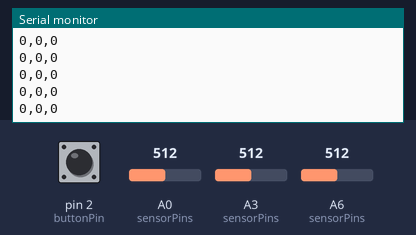
The sketch below on a simulated Arduino Uno, built with avr-gcc and run on an emulated ATmega328P. Shown: the last lines printed to the serial monitor. Inputs (shaded band) come from the test bench; at power-on: A0 (sensorPins) = 512, A3 (sensorPins) = 512, A6 (sensorPins) = 512, pin 2 (buttonPin) HIGH.

Above: at 3.2 s.
3.3 s: A0 (sensorPins) set to 716
At 3.48 s:
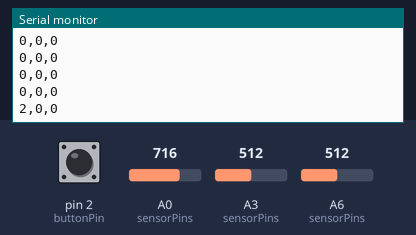
4.8 s: A3 (sensorPins) set to 716
At 4.85 s:
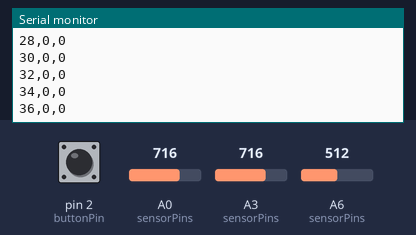
6.3 s: A6 (sensorPins) set to 716
At 6.3 s:
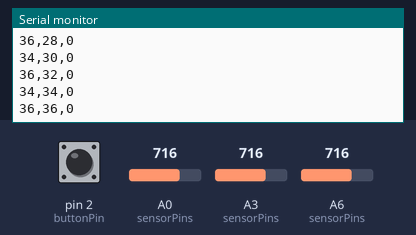
7.8 s: A0 (sensorPins) set to 511
At 7.84 s:
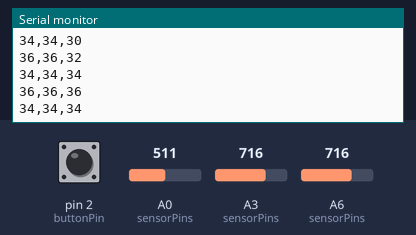
10.8 s: A0 (sensorPins) set to 1023
At 10.83 s:
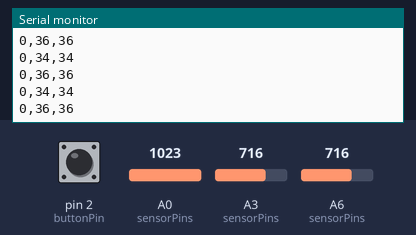
13.8 s: pin 2 (buttonPin) pulled LOW for 0.15 s
At 15.91 s:
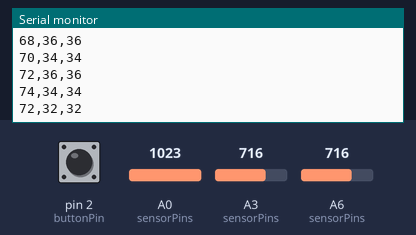
Timing chart, 0 to 16.4 s (numbered marks = the images above; inputs shaded):
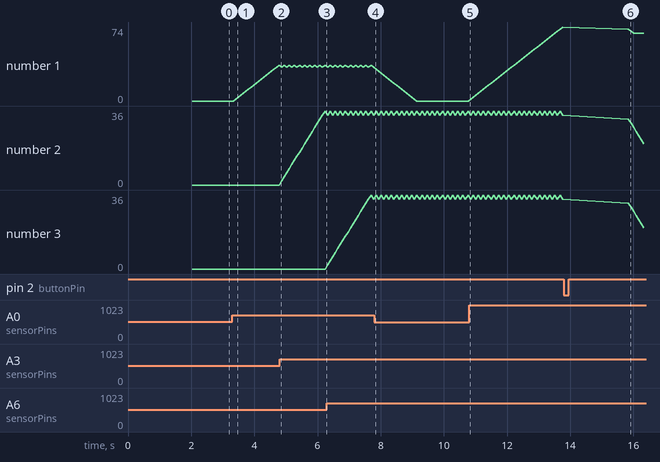

The sketch:

code.ino
```cpp
// read brightness on each photoresistor
// send the change in brightness to Serial

// 5 photoresistors, 1 button for resetting
#define numSensors 3
#define buttonPin 2
// how much to increase/decrease by
#define margin 2

// array of sensor pins
const int sensorPins[numSensors] = {14, 17, 20};
// array of default/normalized sensor readings
int sensorLows[numSensors];
// array of flower animation percentages
int animationPercents[numSensors];
// remember reset button state (HIGH bc pullup resistor)
int prevButtonState = HIGH;

void setup() {
  // set button state
  pinMode(buttonPin, INPUT_PULLUP);

  Serial.begin(9600);

  resetSensorValues();
}

void loop() {
  int buttonState = digitalRead(buttonPin);
  if (buttonState != prevButtonState && buttonState == LOW) {
    // if reset button is pressed, re-read sensor values
    resetSensorValues();
  }
  prevButtonState = buttonState;

  calcAnimationPercents();

  // send animation values
  for (int sensor = 0; sensor < numSensors; sensor += 1) {
    Serial.print(animationPercents[sensor]);
    if (sensor < numSensors - 1) {
      Serial.print(",");
    } else {
      Serial.println();
    }
  }

  delay(50);
}

// read each sensor and calculate what % of animation
// the corresponding flower should be at
void calcAnimationPercents() {
  for (int sensor = 0; sensor < numSensors; sensor += 1) {
    // 1. read sensor
    int sensorPin = sensorPins[sensor];
    int brightness = analogRead(sensorPin);

    // 2. map brightness to number between 0 and 100
    brightness = map(brightness, sensorLows[sensor] + 50, 1000, 0, 100);
    brightness = constrain(brightness, 0, 100);

    // 3. compare brightness to current animation percent
    if (animationPercents[sensor] < brightness) {
      // current reading is bigger so add 5% and constrain to 100%
      animationPercents[sensor] = min(animationPercents[sensor] + margin, 100);
    } else if (animationPercents[sensor] > brightness) {
      animationPercents[sensor] = max(0, animationPercents[sensor] - margin);
    }

    delay(10);
  }
}

// for each sensor, read 20 values and remember average
void resetSensorValues() {
  for (int i = 0; i < 20; i += 1) {
    // read sensor states
    for (int sensor = 0; sensor < numSensors; sensor += 1) {
      int sensorPin = sensorPins[sensor];
      int brightness = analogRead(sensorPin);

      if (i == 0) {
        // if first reading, remember it in sensorLows
        sensorLows[sensor] = brightness;
      } else {
        // else set it to average of prev and current value
        sensorLows[sensor] = (sensorLows[sensor] + brightness) / 2;
      }

//      Serial.print(brightness);
//      Serial.print("\t");
//      Serial.println(sensorLows[sensor]);
    }
    delay(100);
  }

//  Serial.print(sensorLows[0]);
//  Serial.print(", ");
//  Serial.println(sensorLows[1]);
}
```

Measured:
- after the input at 3.3 s, the serial monitor: prints a new line after 0.11 s (image 1)
- after the input at 13.8 s, the serial monitor: prints a new line after 2.0 s (image 6)
- plotted number 1: 0 → 36 after the input at 3.3 s, 0 → 74 after the input at 10.8 s
